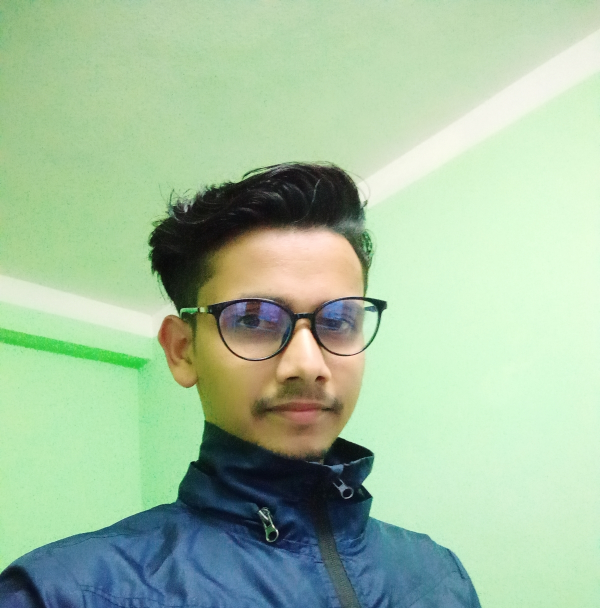
#> input picture datasets/image/aayaan1.jpg, 1200 x 1216 px, found by its file name (shown at 1/2 size)
$ python Canny_edge_detection.py
#> lines starting #> are read from the running program, lines starting #| are printed output that depends on the picture; after the words box and inside, x2 and y2 are one past the last pixel; in counts of white or black regions, pixels touching at a corner belong together
# -*- coding: utf-8 -*-
"""
Created on Sat Feb  5 23:41:15 2022

@author: aayaan
"""

#Canny Edge Detection using OpenCV
#Canny Edge Detection is a popular edge detection approach.
#it uses multi-stage algorithm to detect a edges.
#it was developed by John F . Canny in 1986.
#This approach combine with 5 steps.
# 1. Noise reduction(gauss) 2. Gradient calculation 3. Non - maximum suppression
# 4.Double Threshold,  5.Edge Tracking by Hysteresis

import cv2
import numpy as np


# [19 lines of commented-out code are left out]
img = cv2.imread(r"C:\Users\Hp\Desktop\image\aayaan1.jpg")
#> img is the input picture: shape (1216, 1200, 3); mean B, G, R 161.8, 193.2, 164.7
img = cv2.resize(img,(600,700))
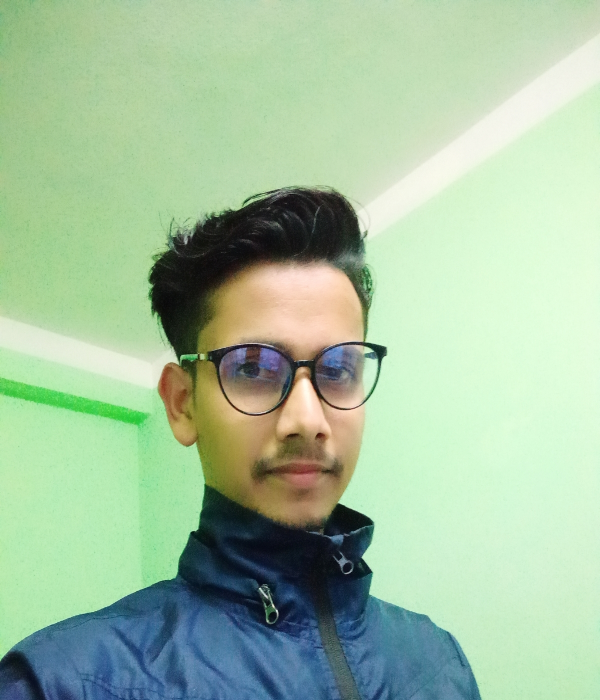
#> img: shape (700, 600, 3); mean B, G, R 161.7, 193, 164.5
img_gray = cv2.cvtColor(img,cv2.COLOR_BGR2GRAY)
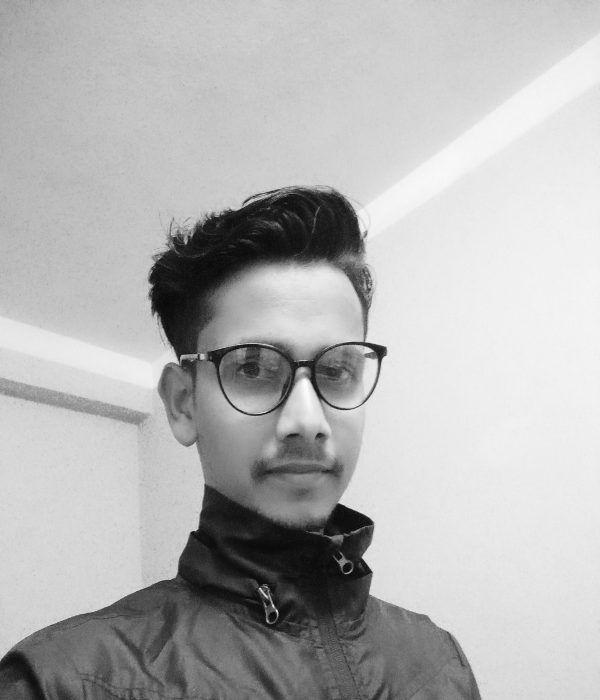
#> img_gray: shape (700, 600); min 9, max 251, mean 180.9

def nothing(x):
    pass

cv2.namedWindow("Canny")
cv2.createTrackbar("Threshold", "Canny", 0, 255, nothing)

while True:
    a= cv2.getTrackbarPos("Threshold","Canny")
    print(a)
    res = cv2.Canny(img_gray,a,255)
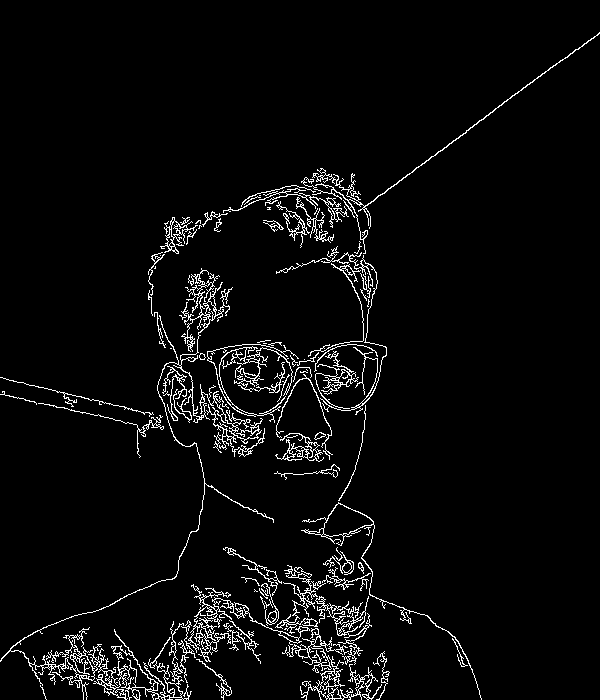
#> res: shape (700, 600); 4.2% white in thin lines or dots
    cv2.imshow("Canny",res)
    k=cv2.waitKey(1) & 0xFF
#> (key Esc is pressed here)
    if k == 27:
        break


cv2.destroyAllWindows()

$ run again, with datasets/image/aayaan12.jpg copied over datasets/image/aayaan1.jpg
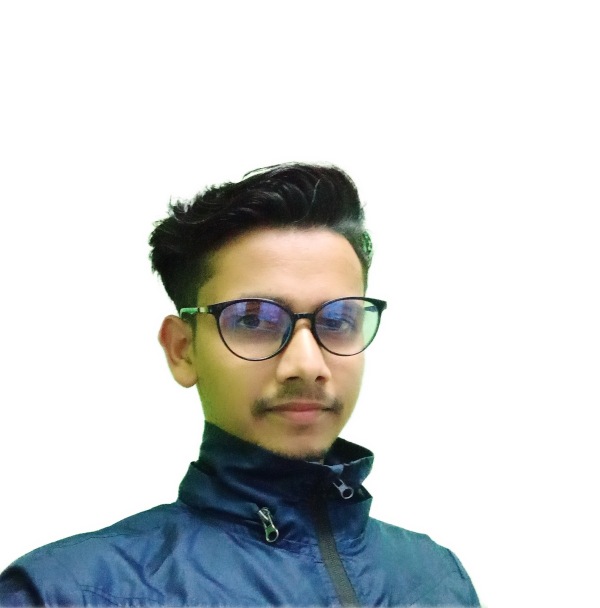
#> input picture datasets/image/aayaan12.jpg, 1200 x 1216 px, found by its file name (shown at 1/2 size)
#> img is the input picture: shape (1216, 1200, 3); mean B, G, R 211, 211.2, 208.4
#> img: shape (700, 600, 3)
#> `img_gray = cv2.cvtColor(img,cv2.COLOR_BGR2GRAY)`:
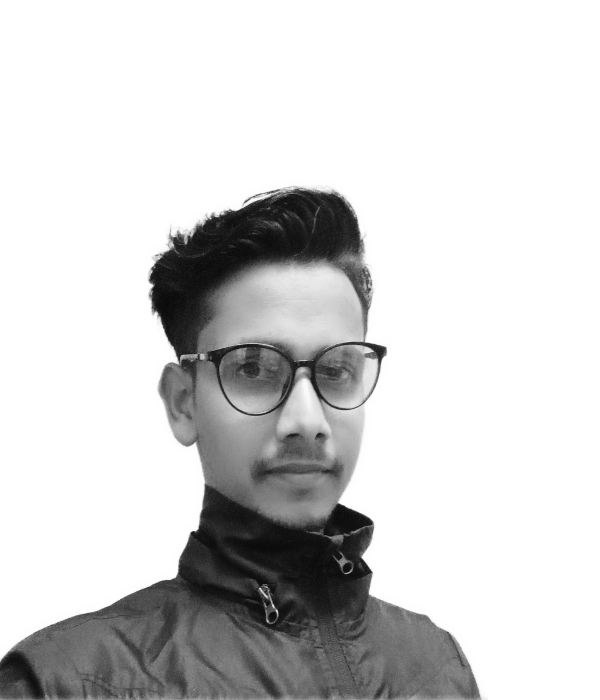
#> img_gray: shape (700, 600); min 9, max 255, mean 210.3
#> `res = cv2.Canny(img_gray,a,255)`:
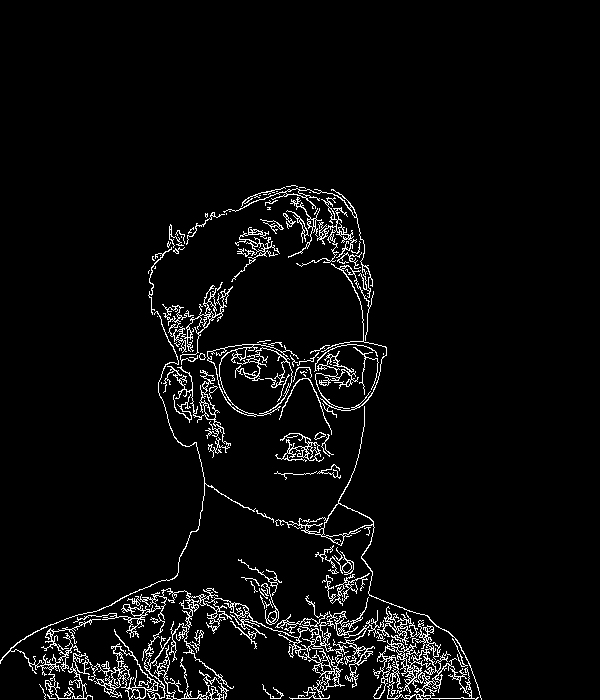
#> res: shape (700, 600); 4.3% white in thin lines or dots, all inside (x1, y1, x2, y2) = (0, 185, 482, 700)
